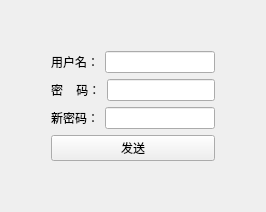
     <widget class="QWidget" name="tab_3">
      <attribute name="title">
       <string>修改密码</string>
      </attribute>
      <layout class="QHBoxLayout" name="horizontalLayout_8">
       <item>
        <spacer name="horizontalSpacer_5">
         <property name="orientation">
          <enum>Qt::Horizontal</enum>
         </property>
         <property name="sizeHint" stdset="0">
          <size>
           <width>40</width>
           <height>20</height>
          </size>
         </property>
        </spacer>
       </item>
       <item>
        <layout class="QVBoxLayout" name="verticalLayout_6">
         <item>
          <spacer name="verticalSpacer_3">
           <property name="orientation">
            <enum>Qt::Vertical</enum>
           </property>
           <property name="sizeHint" stdset="0">
            <size>
             <width>20</width>
             <height>40</height>
            </size>
           </property>
          </spacer>
         </item>
         <item>
          <layout class="QHBoxLayout" name="horizontalLayout_9">
           <item>
            <widget class="QLabel" name="label_3">
             <property name="text">
              <string>用户名：</string>
             </property>
            </widget>
           </item>
           <item>
            <widget class="QLineEdit" name="userChangeEdit"/>
           </item>
          </layout>
         </item>
         <item>
          <layout class="QHBoxLayout" name="horizontalLayout_11">
           <item>
            <widget class="QLabel" name="label_9">
             <property name="text">
              <string>密    码：</string>
             </property>
            </widget>
           </item>
           <item>
            <widget class="QLineEdit" name="passwordChangeEdit"/>
           </item>
          </layout>
         </item>
         <item>
          <layout class="QHBoxLayout" name="horizontalLayout_7">
           <item>
            <widget class="QLabel" name="label">
             <property name="text">
              <string>新密码：</string>
             </property>
            </widget>
           </item>
           <item>
            <widget class="QLineEdit" name="newPasswordEdit"/>
           </item>
          </layout>
         </item>
         <item>
          <widget class="QPushButton" name="verfyButton">
           <property name="text">
            <string>发送</string>
           </property>
          </widget>
         </item>
         <item>
          <spacer name="verticalSpacer_4">
           <property name="orientation">
            <enum>Qt::Vertical</enum>
           </property>
           <property name="sizeHint" stdset="0">
            <size>
             <width>20</width>
             <height>40</height>
            </size>
           </property>
          </spacer>
         </item>
        </layout>
       </item>
       <item>
        <spacer name="horizontalSpacer_6">
         <property name="orientation">
          <enum>Qt::Horizontal</enum>
         </property>
         <property name="sizeHint" stdset="0">
          <size>
           <width>40</width>
           <height>20</height>
          </size>
         </property>
        </spacer>
       </item>
      </layout>
     </widget>
